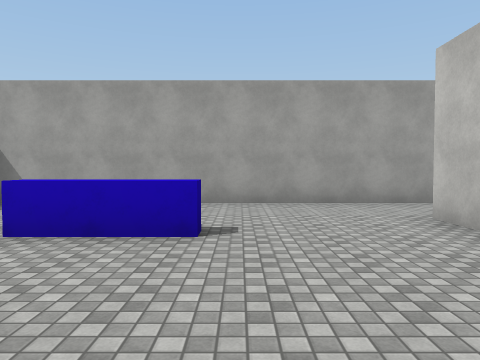
view 1 (above)

16 first-person views from a walk through a Unity game level. The camera is 1.5 m above the floor, tilts 2° down and sees 70° across. The floor is counted in squares, 2 m on a side. Each view is taken from the middle of a square. On the plan, view 1 faces up. The plan holds only what a view shows up to about 11 squares ahead; the rest is blank. Surface patterns are stand-ins for the level's own textures.

view 2
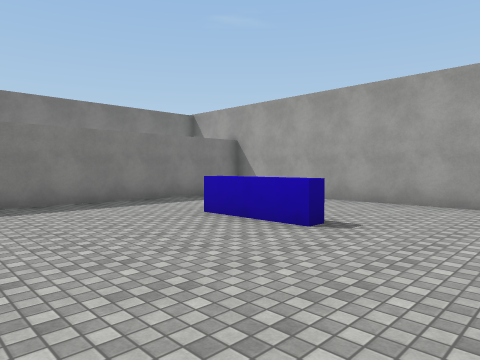

view 3
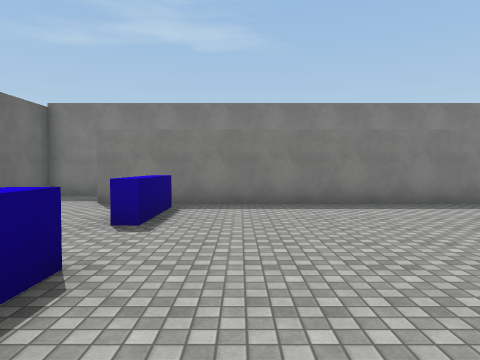

view 4
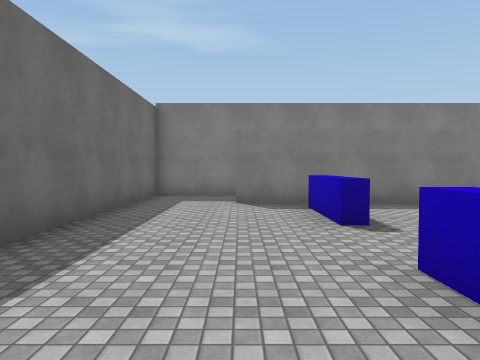

view 5
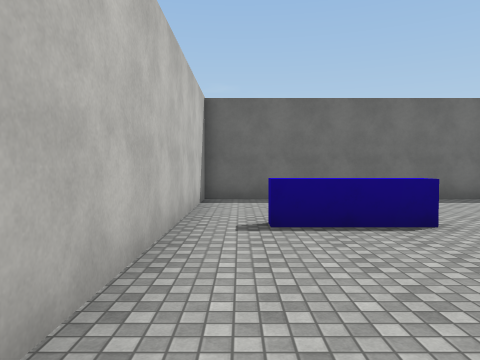

view 6
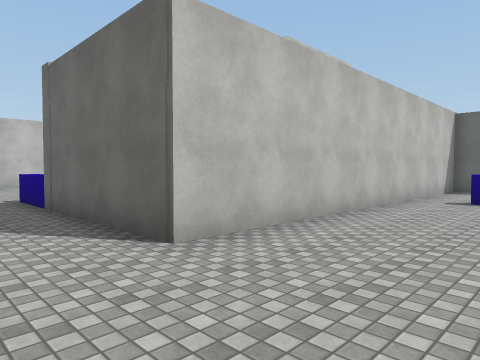

view 7
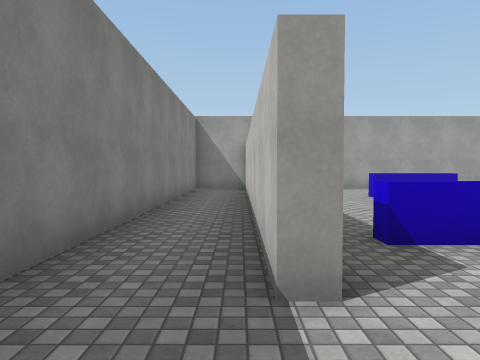

view 8
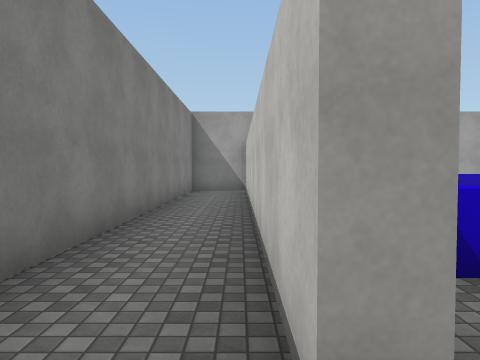

view 9
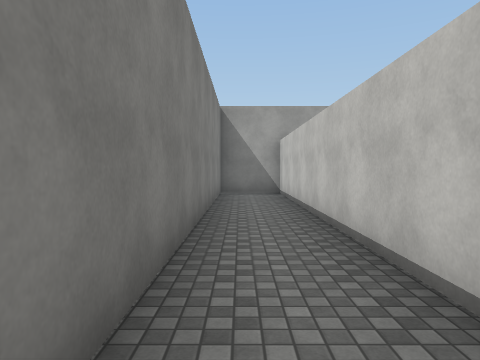

view 10
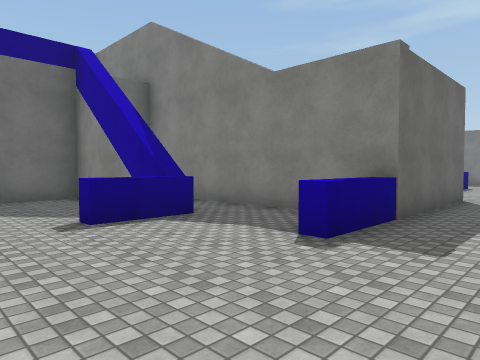

view 11
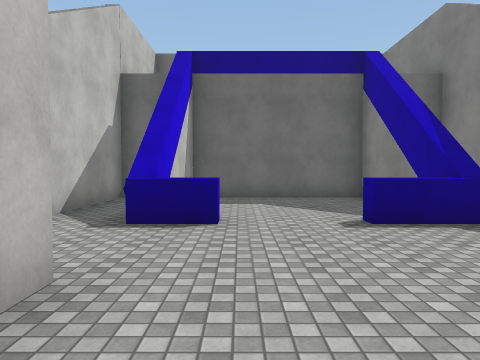

view 12
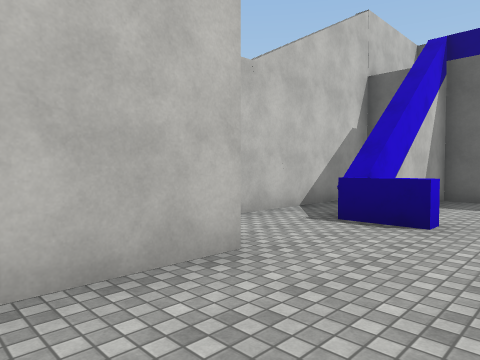

view 13
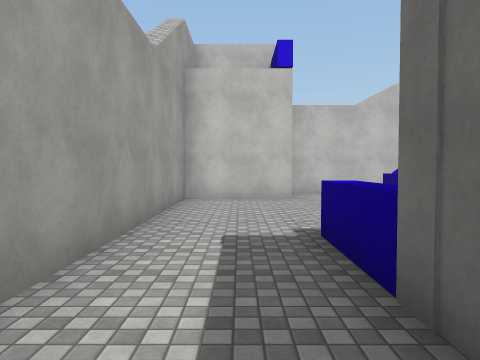

view 14
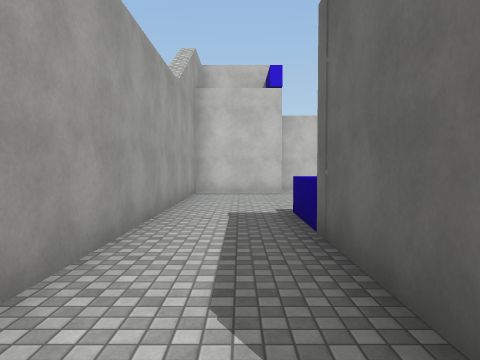

view 15
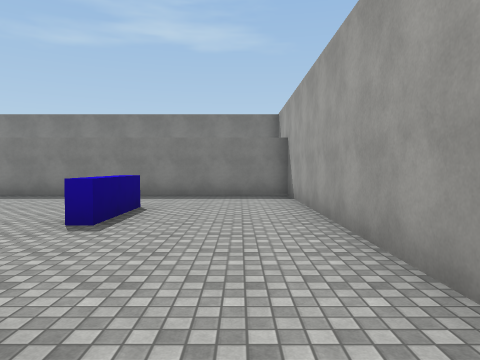

view 16
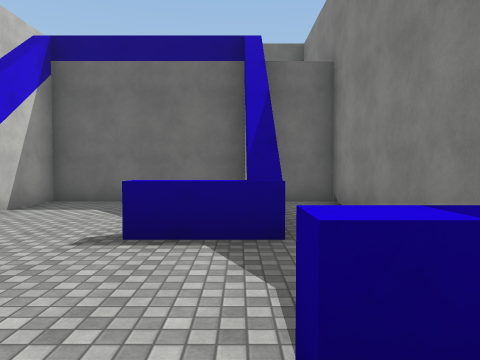

### Floor plan
Points are (right, up) in squares from view 1. A wall is a line through its corners. A room is listed if a view was taken in it or the views show most of it. See-through windows are left out.
Room 1 (views 1, 2, 3, 4, 5, 6)
walls: (-0.5, 3.7) (-2.6, 3.7) (-2.6, 4.1) (-0.5, 4.1) (-0.5, 3.7); (-3.9, -1.7) (-4.6, -1.7); (-4.6, -1.3) (-3.9, -1.3); (1.5, 7.3) (-5.4, 7.3) (-5.4, -3.1); (-5.6, -5.3) (2.9, -5.3) (2.9, 5.1)
ways out: opening at (-5, -4.5) to room 2; opening at (2.5, 6.5) to room 3
Room 2 (views 7, 8, 9)
walls: (-4.6, -1.7) (-4.6, -1.3); (-5.4, -3.1) (-5.8, -3.1) (-5.8, 7.3) (-7.6, 7.3) (-7.6, -5.3) (-5.6, -5.3)
ways out: opening at (-5, -4.5) to room 1
Room 3 (views 10, 11, 12, 13, 14, 15, 16)
walls: (8.8, 2.2) (8.8, -1.7) (13.2, -1.7) (13.2, 2.2); (8.5, 2.4) (10.2, 2.4) (10.2, 2); (12.3, 2) (12.3, 2.4) (13.6, 2.4); (6.9, 5.1) (6.9, -1.7) (8.1, -1.7); (13.2, 4.8) (13.2, 7.3) (1.5, 7.3); (15, 0) (15, 4.5); (2.9, 5.1) (8.8, 5.1) (8.8, 4.6)
ways out: opening at (2.5, 6.5) to room 1

Positions as (right, up) in squares from view 1, and headings:
1: (0, 0), facing up
2: (2, 0), facing up-left
3: (2, 0), facing left
4: (2, -3), facing left
5: (2, 3), facing down
6: (0, 7), facing down-right
7: (-6, -5), facing up
8: (-6, -4), facing up
9: (-7, -3), facing up
10: (12, 7), facing down-left
11: (12, 7), facing down
12: (11, 7), facing down-right
13: (5, 6), facing right
14: (3, 6), facing right
15: (4, 6), facing left
16: (9, 6), facing down
